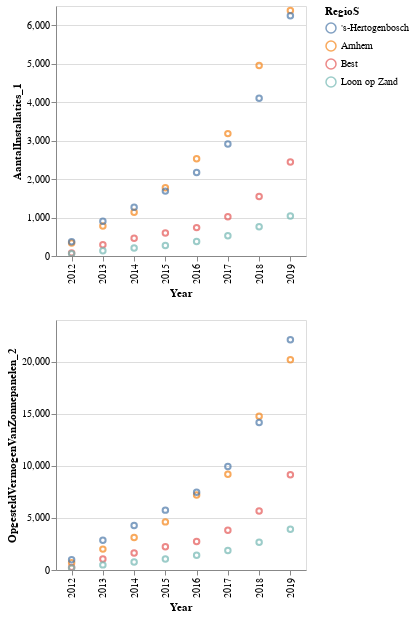

The cell this chart's notebook holds for it:
### Markdown cell above
### Comparing municipalities

### Code cell
chart = alt.Chart(df_zonnestroom_2019).mark_point().encode(
    alt.X(alt.repeat("column"), type='ordinal', title='Year'),
    alt.Y(alt.repeat("row"), type='quantitative'),
    color='RegioS:N'
).properties(
    width=250,
    height=250
).repeat(
    column=['Perioden'],
    row=['AantalInstallaties_1', 'OpgesteldVermogenVanZonnepanelen_2'],
    
).interactive()
chart

### Figure 1 — Vega-Lite specification as saved in the notebook (floating-point values rounded to 4 significant figures)
{"config": {"view": {"continuousWidth": 400, "continuousHeight": 300}}, "repeat": {"column": ["Perioden"], "row": ["AantalInstallaties_1", "OpgesteldVermogenVanZonnepanelen_2"]}, "spec": {"data": {"name": "data-065d17693aea585c86516ee32c65f4df"}, "mark": "point", "encoding": {"color": {"field": "RegioS", "type": "nominal"}, "x": {"field": {"repeat": "column"}, "title": "Year", "type": "ordinal"}, "y": {"field": {"repeat": "row"}, "type": "quantitative"}}, "height": 250, "selection": {"selector001": {"type": "interval", "bind": "scales", "encodings": ["x", "y"]}}, "width": 250}, "$schema": "https://vega.github.io/schema/vega-lite/v4.17.0.json", "datasets": {"data-065d17693aea585c86516ee32c65f4df": [{"ID": 3672, "BedrijfstakkenWoningen": "Woningen", "RegioS": "Arnhem", "Perioden": "2012", "AantalInstallaties_1": 336.0, "OpgesteldVermogenVanZonnepanelen_2": 694.0}, {"ID": 3673, "BedrijfstakkenWoningen": "Woningen", "RegioS": "Arnhem", "Perioden": "2013", "AantalInstallaties_1": 778.0, "OpgesteldVermogenVanZonnepanelen_2": 2005.0}, {"ID": 3674, "BedrijfstakkenWoningen": "Woningen", "RegioS": "Arnhem", "Perioden": "2014", "AantalInstallaties_1": 1135.0, "OpgesteldVermogenVanZonnepanelen_2": 3124.0}, {"ID": 3675, "BedrijfstakkenWoningen": "Woningen", "RegioS": "Arnhem", "Perioden": "2015", "AantalInstallaties_1": 1772.0, "OpgesteldVermogenVanZonnepanelen_2": 4619.0}, {"ID": 3676, "BedrijfstakkenWoningen": "Woningen", "RegioS": "Arnhem", "Perioden": "2016", "AantalInstallaties_1": 2530.0, "OpgesteldVermogenVanZonnepanelen_2": 7197.0}, {"ID": 3677, "BedrijfstakkenWoningen": "Woningen", "RegioS": "Arnhem", "Perioden": "2017", "AantalInstallaties_1": 3182.0, "OpgesteldVermogenVanZonnepanelen_2": 9199.0}, {"ID": 3678, "BedrijfstakkenWoningen": "Woningen", "RegioS": "Arnhem", "Perioden": "2018", "AantalInstallaties_1": 4952.0, "OpgesteldVermogenVanZonnepanelen_2": 14750.0}, {"ID": 3679, "BedrijfstakkenWoningen": "Woningen", "RegioS": "Arnhem", "Perioden": "2019", "AantalInstallaties_1": 6384.0, "OpgesteldVermogenVanZonnepanelen_2": 20180.0}, {"ID": 3816, "BedrijfstakkenWoningen": "Woningen", "RegioS": "Best", "Perioden": "2012", "AantalInstallaties_1": 81.0, "OpgesteldVermogenVanZonnepanelen_2": 253.0}, {"ID": 3817, "BedrijfstakkenWoningen": "Woningen", "RegioS": "Best", "Perioden": "2013", "AantalInstallaties_1": 290.0, "OpgesteldVermogenVanZonnepanelen_2": 1054.0}, {"ID": 3818, "BedrijfstakkenWoningen": "Woningen", "RegioS": "Best", "Perioden": "2014", "AantalInstallaties_1": 462.0, "OpgesteldVermogenVanZonnepanelen_2": 1630.0}, {"ID": 3819, "BedrijfstakkenWoningen": "Woningen", "RegioS": "Best", "Perioden": "2015", "AantalInstallaties_1": 597.0, "OpgesteldVermogenVanZonnepanelen_2": 2224.0}, {"ID": 3820, "BedrijfstakkenWoningen": "Woningen", "RegioS": "Best", "Perioden": "2016", "AantalInstallaties_1": 738.0, "OpgesteldVermogenVanZonnepanelen_2": 2727.0}, {"ID": 3821, "BedrijfstakkenWoningen": "Woningen", "RegioS": "Best", "Perioden": "2017", "AantalInstallaties_1": 1023.0, "OpgesteldVermogenVanZonnepanelen_2": 3813.0}, {"ID": 3822, "BedrijfstakkenWoningen": "Woningen", "RegioS": "Best", "Perioden": "2018", "AantalInstallaties_1": 1549.0, "OpgesteldVermogenVanZonnepanelen_2": 5660.0}, {"ID": 3823, "BedrijfstakkenWoningen": "Woningen", "RegioS": "Best", "Perioden": "2019", "AantalInstallaties_1": 2444.0, "OpgesteldVermogenVanZonnepanelen_2": 9138.0}, {"ID": 4608, "BedrijfstakkenWoningen": "Woningen", "RegioS": "'s-Hertogenbosch", "Perioden": "2012", "AantalInstallaties_1": 371.0, "OpgesteldVermogenVanZonnepanelen_2": 985.0}, {"ID": 4609, "BedrijfstakkenWoningen": "Woningen", "RegioS": "'s-Hertogenbosch", "Perioden": "2013", "AantalInstallaties_1": 901.0, "OpgesteldVermogenVanZonnepanelen_2": 2859.0}, {"ID": 4610, "BedrijfstakkenWoningen": "Woningen", "RegioS": "'s-Hertogenbosch", "Perioden": "2014", "AantalInstallaties_1": 1270.0, "OpgesteldVermogenVanZonnepanelen_2": 4269.0}, {"ID": 4611, "BedrijfstakkenWoningen": "Woningen", "RegioS": "'s-Hertogenbosch", "Perioden": "2015", "AantalInstallaties_1": 1687.0, "OpgesteldVermogenVanZonnepanelen_2": 5748.0}, {"ID": 4612, "BedrijfstakkenWoningen": "Woningen", "RegioS": "'s-Hertogenbosch", "Perioden": "2016", "AantalInstallaties_1": 2170.0, "OpgesteldVermogenVanZonnepanelen_2": 7464.0}, {"ID": 4613, "BedrijfstakkenWoningen": "Woningen", "RegioS": "'s-Hertogenbosch", "Perioden": "2017", "AantalInstallaties_1": 2910.0, "OpgesteldVermogenVanZonnepanelen_2": 9936.0}, {"ID": 4614, "BedrijfstakkenWoningen": "Woningen", "RegioS": "'s-Hertogenbosch", "Perioden": "2018", "AantalInstallaties_1": 4103.0, "OpgesteldVermogenVanZonnepanelen_2": 14160.0}, {"ID": 4615, "BedrijfstakkenWoningen": "Woningen", "RegioS": "'s-Hertogenbosch", "Perioden": "2019", "AantalInstallaties_1": 6245.0, "OpgesteldVermogenVanZonnepanelen_2": 22110.0}, {"ID": 4944, "BedrijfstakkenWoningen": "Woningen", "RegioS": "Loon op Zand", "Perioden": "2012", "AantalInstallaties_1": 62.0, "OpgesteldVermogenVanZonnepanelen_2": 196.0}, {"ID": 4945, "BedrijfstakkenWoningen": "Woningen", "RegioS": "Loon op Zand", "Perioden": "2013", "AantalInstallaties_1": 138.0, "OpgesteldVermogenVanZonnepanelen_2": 491.0}, {"ID": 4946, "BedrijfstakkenWoningen": "Woningen", "RegioS": "Loon op Zand", "Perioden": "2014", "AantalInstallaties_1": 209.0, "OpgesteldVermogenVanZonnepanelen_2": 772.0}, {"ID": 4947, "BedrijfstakkenWoningen": "Woningen", "RegioS": "Loon op Zand", "Perioden": "2015", "AantalInstallaties_1": 274.0, "OpgesteldVermogenVanZonnepanelen_2": 1062.0}, {"ID": 4948, "BedrijfstakkenWoningen": "Woningen", "RegioS": "Loon op Zand", "Perioden": "2016", "AantalInstallaties_1": 379.0, "OpgesteldVermogenVanZonnepanelen_2": 1424.0}, {"ID": 4949, "BedrijfstakkenWoningen": "Woningen", "RegioS": "Loon op Zand", "Perioden": "2017", "AantalInstallaties_1": 527.0, "OpgesteldVermogenVanZonnepanelen_2": 1878.0}, {"ID": 4950, "BedrijfstakkenWoningen": "Woningen", "RegioS": "Loon op Zand", "Perioden": "2018", "AantalInstallaties_1": 761.0, "OpgesteldVermogenVanZonnepanelen_2": 2669.0}, {"ID": 4951, "BedrijfstakkenWoningen": "Woningen", "RegioS": "Loon op Zand", "Perioden": "2019", "AantalInstallaties_1": 1042.0, "OpgesteldVermogenVanZonnepanelen_2": 3914.0}]}}
